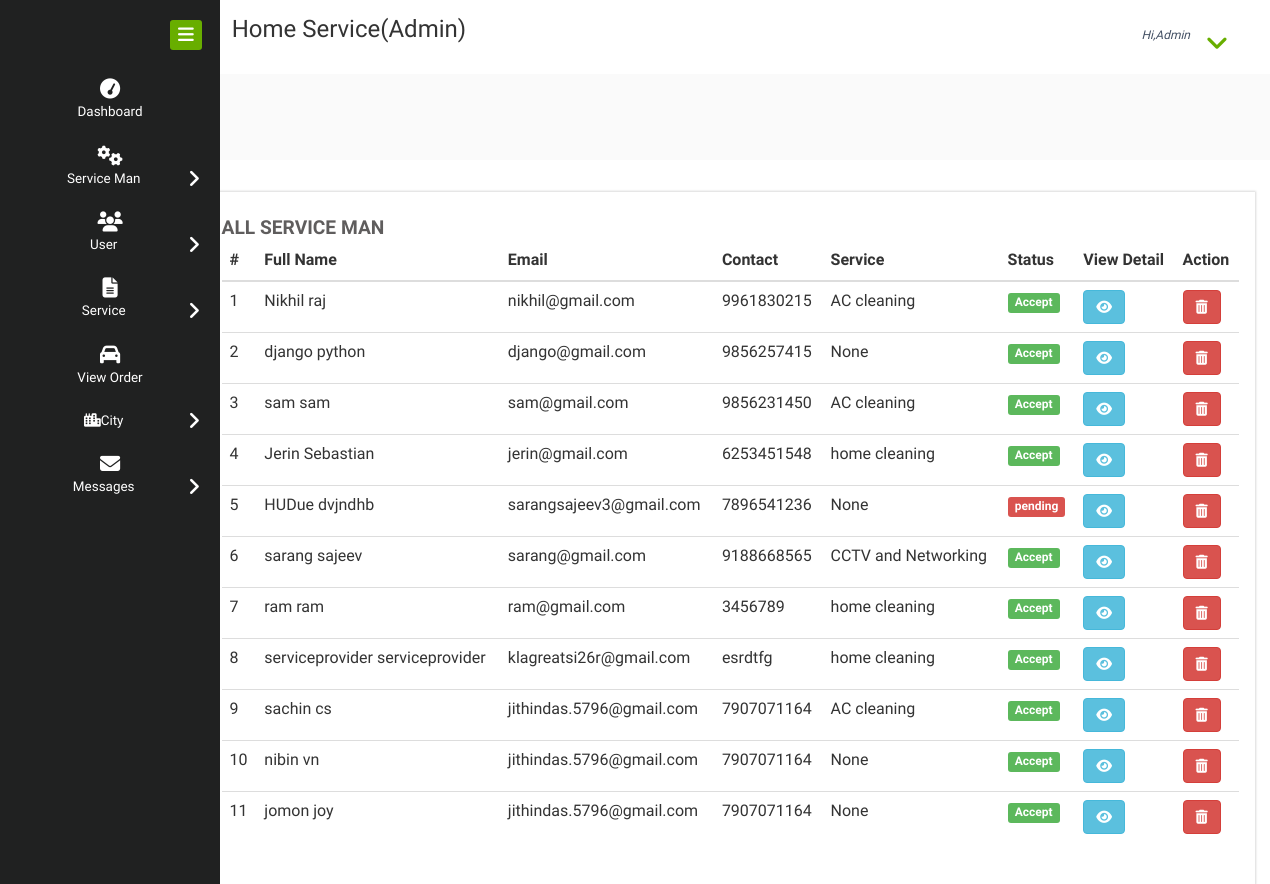
Page /all_service_man on the committed database.
### home_service/models.py (models this page shows, shortened)
class Service_Man(models.Model):
    status = models.ForeignKey(Status, on_delete=models.CASCADE, null=True)
    city = models.ForeignKey(City, on_delete=models.CASCADE, null=True)
    user = models.ForeignKey(User, on_delete=models.CASCADE, null=True)
    contact = models.CharField(max_length=100, null=True)
    address = models.CharField(max_length=100, null=True)
    doj = models.DateField(null=True)
    dob = models.DateField(null=True)
    id_type = models.CharField(max_length=100, null=True)
    service_name = models.CharField(max_length=100, null=True)
    experience = models.CharField(max_length=100, null=True)
    id_card = models.FileField(null=True)
    image = models.FileField(null=True)
    price=models.IntegerField(default=500)

class Status(models.Model):
    status = models.CharField(max_length=30, null=True)

### home_service/views.py (the view)
# urls.py: path('all_service_man',All_Service_man,name="all_service_man"),
def All_Service_man(request):
    ser = Service_Man.objects.all()
    d = {'ser':ser}
    return render(request,'all_service_man.html',d)

### home_service/templates/all_service_man.html
{% extends 'admin_navigation.html' %}
{% load static %}{% block body %}
<div class="chit-chat-layer1">
	<div class="col-md-12 chit-chat-layer1-left">
               <div class="work-progres">
                            <div class="chit-chat-heading">
                                  All Service Man
                            </div>
                            <div class="table-responsive">
                                <table class="table table-hover">
                                  <thead>
                                    <tr>
                                      <th>#</th>
                                      <th>Full Name</th>
                                      <th>Email</th>
                                      <th>Contact</th>
                                      <th>Service</th>
                                      <th>Status</th>
                                      <th>View Detail</th>
                                      <th>Action</th>
                                  </tr>
                              </thead>
                              <tbody>
                              {% for i in ser %}
                                <tr>
                                  <td>{{forloop.counter}}</td>
                                  <td>{{i.user.first_name}} {{i.user.last_name}}</td>
                                  <td>{{i.user.email}}</td>
                                  <td>{{i.contact}}</td>
                                  <td>{{i.service_name}}</td>
                                    {% if i.status.status == 'Accept' %}
                                      <td><span class="label label-success">{{i.status.status}}</span></td>
                                    {% else %}
                                    <td><span class="label label-danger">{{i.status.status}}</span></td>
                                    {% endif %}
                                  <td><a href="{% url 'service_man_detail' i.id %}" ><button class="btn btn-info"><i class="fa fa-eye"></i></button></a></td>
                                  <td><a href="{% url 'delete_service_man' i.id %}" ><button class="btn btn-danger" onclick="return confirm('Are you sure ?')"><i class="fa fa-trash-o"></i></button></a></td>
                              </tr>
                              {% endfor %}
                          </tbody>
                      </table>
                  </div>
             </div>
      </div>
</div>
    {% endblock %}

### rows in the picture
Service_Man: user.first_name "Nikhil", user.last_name "raj", user.email "nikhil@gmail.com", contact "9961830215", service_name "AC cleaning", status.status "Accept"
Service_Man: user.first_name "django", user.last_name "python", user.email "django@gmail.com", contact "9856257415", service_name "None", status.status "Accept"
Service_Man: user.first_name "sam", user.last_name "sam", user.email "sam@gmail.com", contact "9856231450", service_name "AC cleaning", status.status "Accept"
Service_Man: user.first_name "Jerin", user.last_name "Sebastian", user.email "jerin@gmail.com", contact "6253451548", service_name "home cleaning", status.status "Accept"
Service_Man: user.first_name "HUDue", user.last_name "dvjndhb", user.email "sarangsajeev3@gmail.com", contact "7896541236", service_name "None", status.status "pending"
Service_Man: user.first_name "sarang", user.last_name "sajeev", user.email "sarang@gmail.com", contact "9188668565", service_name "CCTV and Networking", status.status "Accept"
Service_Man: user.first_name "ram", user.last_name "ram", user.email "ram@gmail.com", contact "3456789", service_name "home cleaning", status.status "Accept"
Service_Man: user.first_name "serviceprovider", user.last_name "serviceprovider", user.email "klagreatsi26r@gmail.com", contact "esrdtfg", service_name "home cleaning", status.status "Accept"
Service_Man: user.first_name "sachin", user.last_name "cs", user.email "jithindas.5796@gmail.com", contact "7907071164", service_name "AC cleaning", status.status "Accept"
Service_Man: user.first_name "nibin", user.last_name "vn", user.email "jithindas.5796@gmail.com", contact "7907071164", service_name "None", status.status "Accept"
Service_Man: user.first_name "jomon", user.last_name "joy", user.email "jithindas.5796@gmail.com", contact "7907071164", service_name "None", status.status "Accept"
